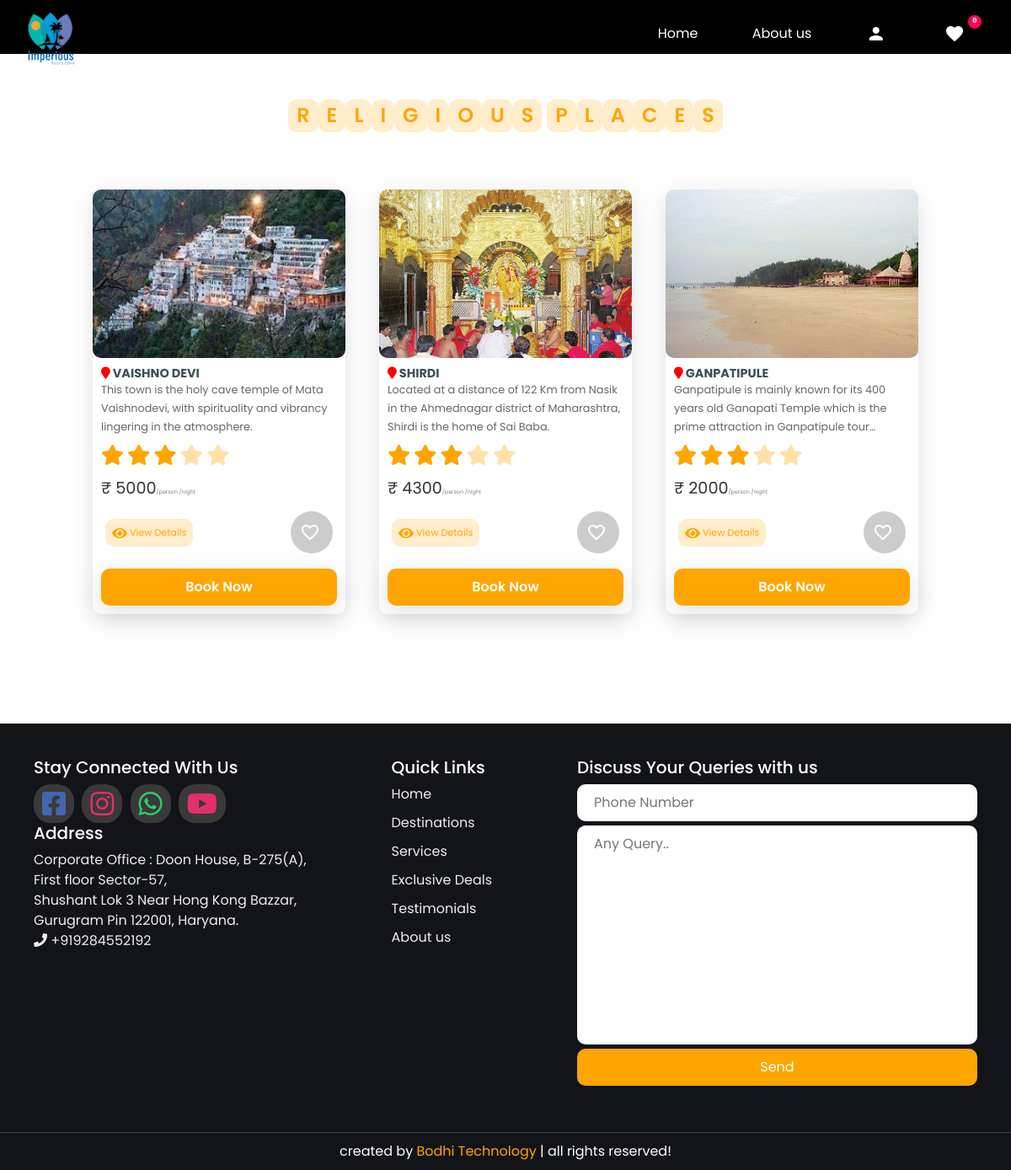
The app's page /templates/viewmore/3 with its own data.
### tables this page shows
CREATE TABLE `category` (
  `id` int(50) NOT NULL,
  `name` varchar(100) NOT NULL,
  `description` varchar(200) NOT NULL,
  `status` int(50) NOT NULL
);

CREATE TABLE `package` (
  `id` int(11) NOT NULL,
  `packageName` varchar(255) NOT NULL,
  `packageDesc` varchar(255) NOT NULL,
  `packagePrice` int(11) NOT NULL,
  `discount` float NOT NULL,
  `disType` varchar(10) NOT NULL,
  `packageType` int(11) NOT NULL,
  `packagePhoto` varchar(255) NOT NULL
);

### templates/include/functions.inc.php (called while the page is built, shortened)
    <?php
function getSafeVal($str){
  global $con;
  $str=strip_tags(mysqli_real_escape_string($con,htmlspecialchars($str)));
  return $str;
}
function getFavourites(){
    $fav_array=array();
return $fav_array;
}
?>

### templates/viewmore.php (the view, shortened to what this page needs)
<?php
  include 'user_header.php';
  if(isset($_GET['id'])){
    $id=getSafeVal($_GET['id']);
  }
  else{
    redirect(SITE_PATH);
  }
?>
<div class="mt-5 pt-4">
<section class="packages mt-3" id="packages">
   <?php
            $packages=mysqli_query($con,"select package.*,category.name from package,category where package.packageType=category.id and package.packageType=$id");
             if(mysqli_num_rows($packages)>0){
               echo " <h1 class='heading'> ";
                $r=mysqli_fetch_assoc($packages);
                $cateName=$r['name'];
                for ($i=0; $i <strlen($cateName); $i++) {
                    if($cateName[$i]==" "){
                      echo "&nbsp;";
                    }
                    else{
                     echo "<span>".$cateName[$i]."</span>";
                    }
                }
            ?>
          </h1>
   <div class="box-container mt-5">
          <?php
               while ($pckgRow=mysqli_fetch_assoc($packages)) {
                ?>
          <div class="box">
             <img src="<?php echo SITE_PACKAGE_IMAGE.$pckgRow['packagePhoto'];  ?>" alt="">
              <div class="content">
                  <h4><i id="map" class="fa fa-map-marker"></i> <?php  echo $pckgRow['packageName']; ?> </h4>
                  <p><?php  echo $pckgRow['packageDesc']; ?></p>
                  <div class="stars">
                      <i class="fa fa-star checked"></i>
                      <i class="fa fa-star checked"></i>
                      <i class="fa fa-star checked"></i>
                      <i class="fa fa-star "></i>
                      <i class="fa fa-star "></i>
                  </div>
                  <div class="price">&#8377; <?php  echo $pckgRow['packagePrice']; ?><span style="font-size: .4rem;color:gray;">/person /night</span></div>
                  <div class="view-like">
                    <a class="view-details" href="<?php echo SITE_PATH.'templates/'; ?>viewDetails/<?php echo $pckgRow['id'];  ?>"><i class="fa fa-eye"></i> View Details</a>
                    <div class="like-wrapper">
                      <a href="javascript:void(0);" class="like-button <?php
                        $active='add';
                        ?>" onclick="manageFav('<?php echo $pckgRow['id']; ?>','<?php echo $active; ?>')" >
                        <i class="material-icons not-liked bouncy">favorite_border</i>
                      </a>
                  </div>
                  </div>
                  <?php
                      if(isset($_SESSION['CURRENT_USER_ID'])){
                  ?>
                  <a href="<?php echo SITE_PATH.'templates/'; ?>bookTour/<?php echo $pckgRow['id'];  ?>"><button class="book-btn">Book Now</button></a>
                      <?php
                    }
                    else{
                      ?>
                       <a href="<?php echo SITE_PATH.'templates/'; ?>login"><button class="book-btn">Book Now</button></a>
                      <?php
                    }
                  ?>
              </div>
          </div>
          <?php
                }
              }
                ?>
</section>
</div>
<?php
  include 'user_footer.php';
?>

### templates/user_header.php (shortened to what this page needs)
<?php
include 'include/database.inc.php';
include 'include/functions.inc.php';
$favArray=getFavourites();
$fav_count=count($favArray);
    ?>
<!DOCTYPE html PUBLIC "-//W3C//DTD HTML 4.01 Transitional//EN" "http://www.w3.org/TR/html4/loose.dtd">
<html lang="en">
<head>
    <link rel="stylesheet" href="<?php echo SITE_PATH; ?>asset/css_user/home-css.css"/>
<link rel="stylesheet" href="https://cdnjs.cloudflare.com/ajax/libs/font-awesome/4.7.0/css/font-awesome.min.css">
<link rel="stylesheet" href="https://cdnjs.cloudflare.com/ajax/libs/normalize/5.0.0/normalize.min.css">
<link rel='stylesheet' href='https://cdnjs.cloudflare.com/ajax/libs/Swiper/4.3.3/css/swiper.css'>
<link rel="stylesheet" href="<?php echo SITE_PATH; ?>asset/css_user/style.css">
 <link rel="stylesheet" href="<?php echo SITE_PATH; ?>asset/css_user/destination-details-css.css"/>
    <link rel="stylesheet" href="<?php echo SITE_PATH; ?>asset/css_user/home-css.css"/>
<link rel="stylesheet" href="https://cdnjs.cloudflare.com/ajax/libs/font-awesome/4.7.0/css/font-awesome.min.css">
<link rel="stylesheet" href="https://unpkg.com/aos@next/dist/aos.css" />
<link rel="stylesheet" href="https://cdnjs.cloudflare.com/ajax/libs/font-awesome/4.7.0/css/font-awesome.min.css">
<link rel="stylesheet" href="<?php echo SITE_PATH; ?>asset/bootstrap.min.css">
    <link rel="stylesheet" href="https://unpkg.com/swiper/swiper-bundle.min.css" />
    <link rel="stylesheet" href="https://cdnjs.cloudflare.com/ajax/libs/font-awesome/5.15.3/css/all.min.css">
<link rel='stylesheet' href='https://cdnjs.cloudflare.com/ajax/libs/OwlCarousel2/2.1.1/assets/owl.carousel.min.css'>
<link rel='stylesheet' href='https://themes.audemedia.com/html/goodgrowth/css/owl.theme.default.min.css'>
<link rel="stylesheet" href="<?php echo SITE_PATH; ?>asset\css_user\home-css.css">
</head>
<body>
  <nav class="navbar">
    <div class="logo">
        <img src="<?php echo SITE_PATH; ?>asset/logo/apple-touch-icon.png">
    </div>
    <ul class="nav-menu">
        <li class="nav-item"><a href="<?php echo SITE_PATH; ?>">Home</a></li>
        <?php
        if(isset($_SERVER['HTTPS']) && $_SERVER['HTTPS'] === 'on'){
            $url = "https://";
        }
        else{
            $url = "http://";
        }
         if($url.$_SERVER['HTTP_HOST'].$_SERVER['REQUEST_URI']==SITE_PATH.'templates/favourites'){
            echo '';
         }
         else{
            echo '<li class="nav-item"><a href="#about">About us</a></li>';
         }
         ?>
        <li class="nav-item"><a href="<?php if(isset($_SESSION['CURRENT_USER_ID'])){
            echo SITE_PATH."templates/user_panel/profile";
        }else{
            echo SITE_PATH."templates/login";
        } ?>">
        <?php if(isset($_SESSION['CURRENT_USER_ID']))
              { ?>Hi, <?php echo getCurrentUserName(); }
              else{
                ?>
        <i class="material-icons">person</i>
                <?php
              }
        ?>
        </a></li>
        <li class="nav-item" style="position: relative;"><a href="<?php echo SITE_PATH; ?>templates/favourites"> <i class="material-icons is-liked bouncy">favorite</i></a> <span id="favItems" class="count"><?php echo $fav_count; ?></li>
    </ul>
</nav>

### templates/user_footer.php (shortened to what this page needs)
<footer class="footer">
  <div class="box-container">
    <div class="box">
      <h5>Stay Connected With Us</h5>
      <?php
        $adminSocial=mysqli_fetch_assoc(mysqli_query($con,"select * from admin"));
        $fb="";
        $insta="";
        $whatsapp="";
        $phone="";
        if($adminSocial>0){
          $phone=$adminSocial['phone'];
          $fb=$adminSocial['fb'];
          $insta=$adminSocial['insta'];
          $whatsapp=$adminSocial['whatsapp'];
          $youtube=$adminSocial['youtube'];
        }
      ?>
      <a href="<?php echo $fb;  ?>" target="_blank" class="d-inline">
      <i id="s-icon" class="fab fa-facebook-square" style="color:#4267B2"></i> </a>
      <a href="<?php echo $insta;  ?>" target="_blank" class="d-inline">
        <i  id="s-icon" class="fab fa-instagram" style="color:#e1306c"></i>
      </a>
      <a href="https://wa.me/+91<?php echo $whatsapp;  ?>" target="_blank" class="d-inline">
        <i  id="s-icon" class="fab fa-whatsapp"  style="color:#25D366"></i>
      </a>
      <a href="<?php echo $youtube;  ?>" target="_blank" class="d-inline">
        <i  id="s-icon" class="fab fa-youtube" style="color:#e1306c"></i>
      </a>
      <h5>Address</h5>
      <p class="address">
        Corporate Office :
        Doon House, B-275(A),<br>First floor Sector-57,<br>Shushant Lok 3 Near Hong Kong Bazzar,<br>Gurugram Pin 122001, Haryana.
       <br><i class="fa fa-phone"></i> +91<?php echo $phone;  ?></p>
    </div>
      <div class="box">
        <h5>Quick Links</h5>
        <a href="<?php echo SITE_PATH; ?>">Home</a>
        <a href="<?php echo SITE_PATH; ?>#packages">Destinations</a>
        <a href="<?php echo SITE_PATH; ?>#services">Services</a>
        <a href="<?php echo SITE_PATH; ?>#offers">Exclusive Deals</a>
        <a href="<?php echo SITE_PATH; ?>#review">Testimonials</a>
        <a href="<?php echo SITE_PATH; ?>#about">About us</a>
      </div>
      <div class="box">
        <h5>Discuss Your Queries with us</h5>
        <form method="POST" action="">
          <input type="text" name="phone" id="phone" placeholder="Phone Number" required>
          <textarea name="query" id="query" cols="30" rows="10" placeholder="Any Query.." required></textarea>
          <button class="query-btn"  type="submit" name="submitQuery">Send</button>
        </form>
        </div>
  </div>
  <p class="credit"> created by <span> Bodhi Technology </span> | all rights reserved! </p>
</footer>
</body>
</html>

### asset/css_user/destination-details-css.css (style rules this page uses)
* { margin: 0; padding: 0; box-sizing: border-box; }
html { scroll-behavior: smooth; }
body { font-family: Poppins; margin: 0; padding: 0; background-color: #fff; animation: fadeInAnimation ease 3s; }
.material-icons { vertical-align: middle; margin-right: 5px; }

### records on screen
category: name "R", name "E", name "L", name "I", name "G", name "O", name "U", name "S", name "P", name "A", name "C"
package: packagePhoto (picture), packageName "VAISHNO DEVI", packageDesc "This town is the holy cave temple of Mata Vaishnodevi, with spirituality and vibrancy lingering in the atmosphere.", packagePrice "5000"
package: packagePhoto (picture), packageName "SHIRDI", packageDesc "Located at a distance of 122 Km from Nasik in the Ahmednagar district of Maharashtra, Shirdi is the home of Sai Baba.", packagePrice "4300"
package: packagePhoto (picture), packageName "GANPATIPULE", packageDesc "Ganpatipule is mainly known for its 400 years old Ganapati Temple which is the prime attraction in Ganpatipule…", packagePrice "2000"

### other values on screen
$fav_count "0"
$phone "9284552192"
